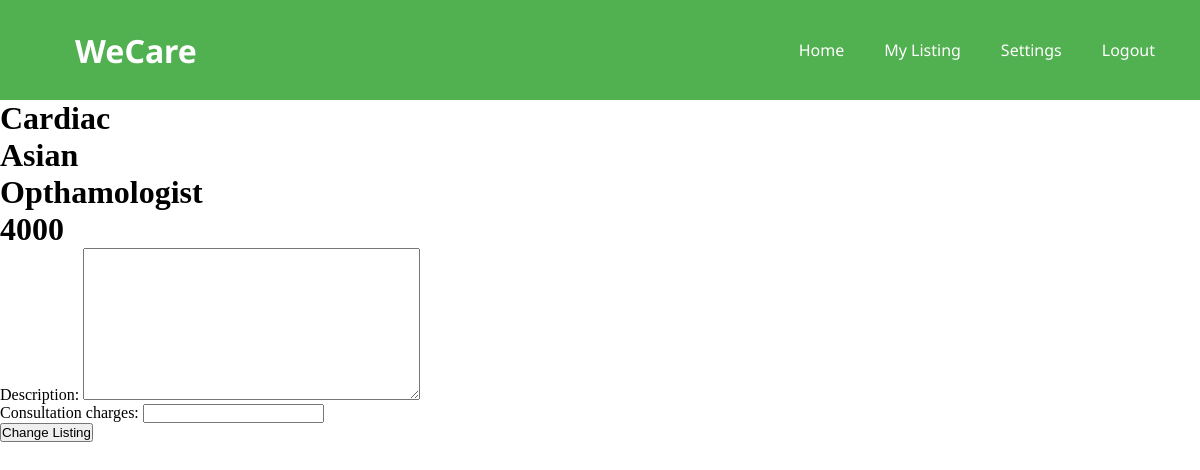
/mylisting/ (signed in), run on an earlier commit of the app's database.
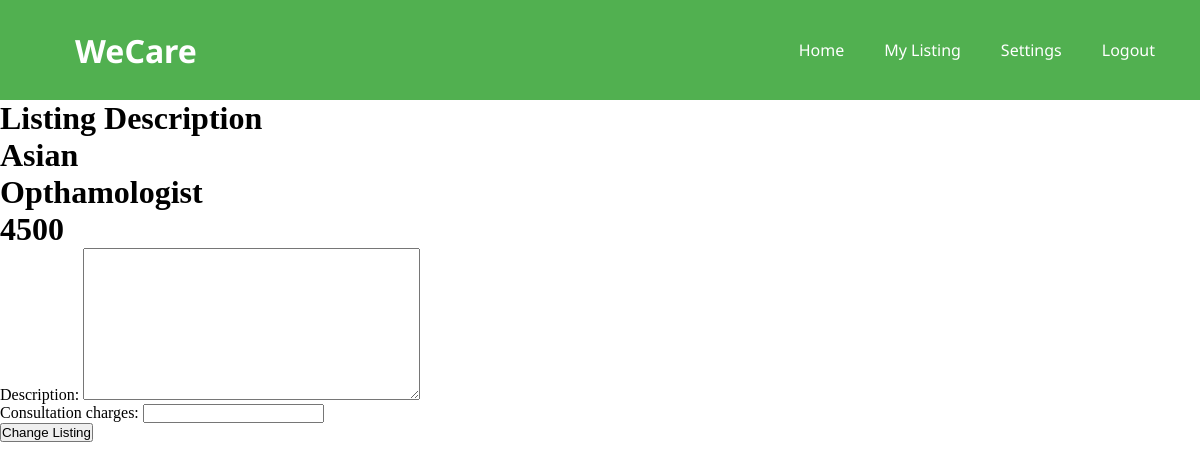
And on a later commit of the database.
### listings/models.py (models this page shows, shortened)
class Listing(models.Model):
    listing_id = models.AutoField(primary_key=True)
    provider = models.ForeignKey(Provider, on_delete=models.CASCADE)
    description = models.TextField()
    consultation_charges = models.IntegerField()
    ethnicity = models.CharField(max_length=20)
    speciality = models.TextField()

### listings/views.py (the view)
# urls.py: path('mylisting/', listings.mylisting, name='mylisting'),
def mylisting(request):
    provider = get_object_or_404(Provider, user=request.user)
    try:
        listing = get_object_or_404(Listing, provider=provider)
    except Http404:
        listing = None
    if request.method == 'POST':
        form = EditListingForm(request.POST, instance=listing)
        if form.is_valid():
            form.save()
            return redirect('mylisting')
    else:
        form = EditListingForm(instance=listing)
    context = {
        'form': EditListingForm,
        'listing': listing
    }
    return render(request, 'listings/mylisting.html', context)

### listings/templates/listings/mylisting.html (shortened to what this page needs)
{% extends "listings/base.html" %}
{% load static %}
{% block content %}
{% if listing == None %}
    <h1>Add your Listing</h1>
    <form method="POST">
        {% csrf_token %}
        {{ form.as_p }}
        <input type="submit" value="Change Listing">
    </form>
{% else %}
    <h1>{{ listing.description }}</h1>
    <h1>{{ listing.ethnicity }}</h1>
    <h1>{{ listing.speciality }}</h1>
    <h1>{{ listing.consultation_charges }}</h1>
    <form method="POST">
        {{ form.as_p }}
        <input type="submit" value="Change Listing">
    </form>
{% endif  %}
{% endblock content %}

What changed in the data, as far as the page shows it:
changed Listing "Asian": description "Cardiac" → "Listing Description"; consultation_charges "4000" → "4500"
